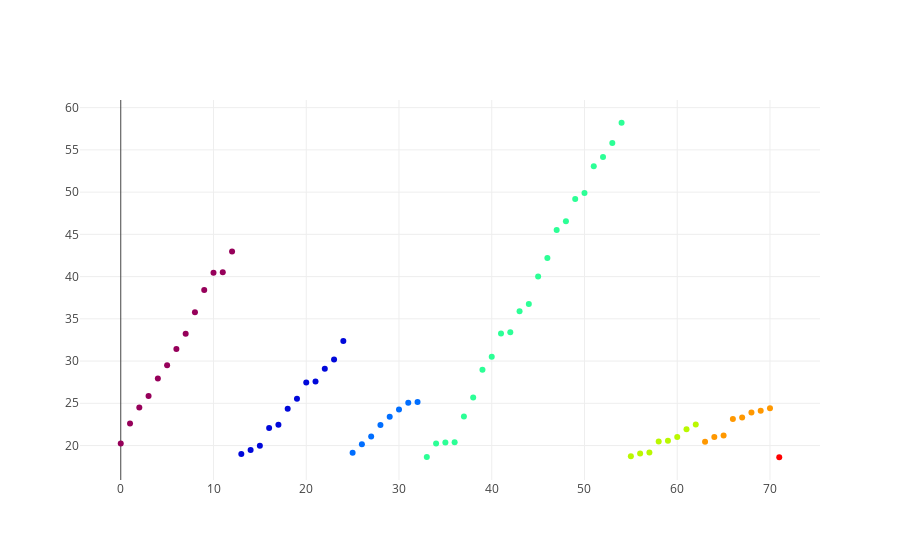

This figure's notebook cell:
### Markdown cell above
### Generate data

### Code cell
case1_tbl = "case1_tbl"

df_case1 = df_init.copy()
df_case1 = generate_engine_heat_1(df_case1)
plot_heat_2d(df_case1)

### Figure 1 — Plotly figure (JSON) as saved in the notebook; plotly's stock layout.template omitted (floating-point values rounded to 4 significant figures)
{"data": [{"marker": {"color": [1, 1, 1, 1, 1, 1, 1, 1, 1, 1, 1, 1, 1, 2, 2, 2, 2, 2, 2, 2, 2, 2, 2, 2, 2, 3, 3, 3, 3, 3, 3, 3, 3, 4, 4, 4, 4, 4, 4, 4, 4, 4, 4, 4, 4, 4, 4, 4, 4, 4, 4, 4, 4, 4, 4, 5, 5, 5, 5, 5, 5, 5, 5, 6, 6, 6, 6, 6, 6, 6, 6, 7], "colorscale": "Rainbow"}, "mode": "markers", "text": ["Cluster id: 1<br>Cluster rank: 7", "Cluster id: 1<br>Cluster rank: 7", "Cluster id: 1<br>Cluster rank: 7", "Cluster id: 1<br>Cluster rank: 7", "Cluster id: 1<br>Cluster rank: 7", "Cluster id: 1<br>Cluster rank: 7", "Cluster id: 1<br>Cluster rank: 7", "Cluster id: 1<br>Cluster rank: 7", "Cluster id: 1<br>Cluster rank: 7", "Cluster id: 1<br>Cluster rank: 7", "Cluster id: 1<br>Cluster rank: 7", "Cluster id: 1<br>Cluster rank: 7", "Cluster id: 1<br>Cluster rank: 7", "Cluster id: 2<br>Cluster rank: 6", "Cluster id: 2<br>Cluster rank: 6", "Cluster id: 2<br>Cluster rank: 6", "Cluster id: 2<br>Cluster rank: 6", "Cluster id: 2<br>Cluster rank: 6", "Cluster id: 2<br>Cluster rank: 6", "Cluster id: 2<br>Cluster rank: 6", "Cluster id: 2<br>Cluster rank: 6", "Cluster id: 2<br>Cluster rank: 6", "Cluster id: 2<br>Cluster rank: 6", "Cluster id: 2<br>Cluster rank: 6", "Cluster id: 2<br>Cluster rank: 6", "Cluster id: 3<br>Cluster rank: 4", "Cluster id: 3<br>Cluster rank: 4", "Cluster id: 3<br>Cluster rank: 4", "Cluster id: 3<br>Cluster rank: 4", "Cluster id: 3<br>Cluster rank: 4", "Cluster id: 3<br>Cluster rank: 4", "Cluster id: 3<br>Cluster rank: 4", "Cluster id: 3<br>Cluster rank: 4", "Cluster id: 4<br>Cluster rank: 11", "Cluster id: 4<br>Cluster rank: 11", "Cluster id: 4<br>Cluster rank: 11", "Cluster id: 4<br>Cluster rank: 11", "Cluster id: 4<br>Cluster rank: 11", "Cluster id: 4<br>Cluster rank: 11", "Cluster id: 4<br>Cluster rank: 11", "Cluster id: 4<br>Cluster rank: 11", "Cluster id: 4<br>Cluster rank: 11", "Cluster id: 4<br>Cluster rank: 11", "Cluster id: 4<br>Cluster rank: 11", "Cluster id: 4<br>Cluster rank: 11", "Cluster id: 4<br>Cluster rank: 11", "Cluster id: 4<br>Cluster rank: 11", "Cluster id: 4<br>Cluster rank: 11", "Cluster id: 4<br>Cluster rank: 11", "Cluster id: 4<br>Cluster rank: 11", "Cluster id: 4<br>Cluster rank: 11", "Cluster id: 4<br>Cluster rank: 11", "Cluster id: 4<br>Cluster rank: 11", "Cluster id: 4<br>Cluster rank: 11", "Cluster id: 4<br>Cluster rank: 11", "Cluster id: 5<br>Cluster rank: 4", "Cluster id: 5<br>Cluster rank: 4", "Cluster id: 5<br>Cluster rank: 4", "Cluster id: 5<br>Cluster rank: 4", "Cluster id: 5<br>Cluster rank: 4", "Cluster id: 5<br>Cluster rank: 4", "Cluster id: 5<br>Cluster rank: 4", "Cluster id: 5<br>Cluster rank: 4", "Cluster id: 6<br>Cluster rank: 4", "Cluster id: 6<br>Cluster rank: 4", "Cluster id: 6<br>Cluster rank: 4", "Cluster id: 6<br>Cluster rank: 4", "Cluster id: 6<br>Cluster rank: 4", "Cluster id: 6<br>Cluster rank: 4", "Cluster id: 6<br>Cluster rank: 4", "Cluster id: 6<br>Cluster rank: 4", "Cluster id: 7<br>Cluster rank: 1"], "type": "scatter", "uid": "380b1037-cd58-49a8-9ae2-8d1df993612a", "x": [0, 1, 2, 3, 4, 5, 6, 7, 8, 9, 10, 11, 12, 13, 14, 15, 16, 17, 18, 19, 20, 21, 22, 23, 24, 25, 26, 27, 28, 29, 30, 31, 32, 33, 34, 35, 36, 37, 38, 39, 40, 41, 42, 43, 44, 45, 46, 47, 48, 49, 50, 51, 52, 53, 54, 55, 56, 57, 58, 59, 60, 61, 62, 63, 64, 65, 66, 67, 68, 69, 70, 71], "y": [20.25, 22.6, 24.49, 25.86, 27.94, 29.49, 31.44, 33.22, 35.79, 38.4, 40.46, 40.53, 42.96, 19.01, 19.47, 19.97, 22.09, 22.47, 24.37, 25.55, 27.47, 27.58, 29.1, 30.18, 32.38, 19.14, 20.15, 21.08, 22.44, 23.41, 24.26, 25.06, 25.15, 18.65, 20.23, 20.35, 20.37, 23.44, 25.68, 28.96, 30.52, 33.25, 33.42, 35.89, 36.76, 40.0, 42.21, 45.5, 46.57, 49.18, 49.89, 53.05, 54.16, 55.82, 58.21, 18.74, 19.06, 19.17, 20.47, 20.55, 21.01, 21.92, 22.49, 20.46, 21.01, 21.2, 23.15, 23.33, 23.91, 24.13, 24.41, 18.61]}], "layout": {}}
